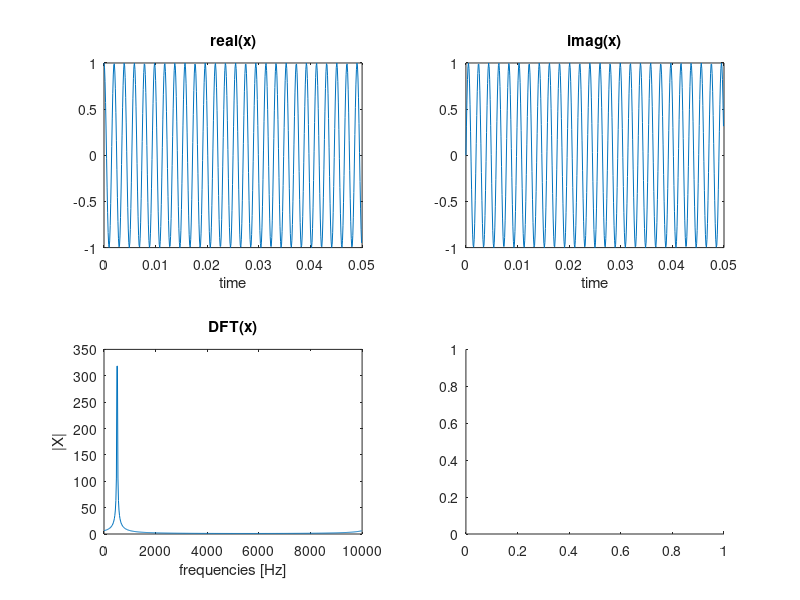

Here is the MATLAB script that generated this plot: (Note: this script raises an error after producing the figure.)
clc
clear all 
close all



% WINDOWING

f = 510;                   %Sinusoid frequency
N = 500;                    %Sequence length
T = 1/10000;                  %Sampling period
% Fs/N*f = 0.039 
t = 0:T:(N-1)*T;          %Temporal axis


x = exp(j*2*pi*f*t);
X=fft(x);
figure,   % in normalized freq
subplot(2,2,1), plot(t,real(x)), title('real(x)'), xlabel('time')
subplot(222), plot(t, imag(x)), title('imag(x)'), xlabel('time')
subplot(223), plot([0:N-1]/(T*N),abs(X));  title('DFT(x)'), xlabel('frequencies [Hz]'), ylabel('|X|')
subplot(224), plot([0:N-1]/(T*N), phase(X));   title('DFT(x)'), xlabel('frequencies [Hz]'), ylabel('<X')



% window
w=window(@bartlett,50);
w=[w(1:50); zeros(N-50,1)]';
W = fft(w);
figure,   % in normalized freq
subplot(2,2,1), plot(t,real(w)), title('real(w)'), xlabel('time')
subplot(222), plot(t, imag(w)), title('imag(w)'), xlabel('time')
subplot(223), plot([0:N-1]/(T*N),abs(W));  title('DFT(W)'), xlabel('frequencies [Hz]'), ylabel('|W|')
subplot(224), plot([0:N-1]/(T*N), phase(W));   title('DFT(W)'), xlabel('frequencies [Hz]'), ylabel('<W')



%windowing
xw=x.*w;

Xw=fft(xw);
figure,   % in normalized freq
subplot(2,2,1), plot(t,real(xw)), title('real(xw)'), xlabel('time')
subplot(222), plot(t, imag(xw)), title('imag(xw)'), xlabel('time')
subplot(223), plot([0:N-1]/(T*N),abs(Xw));  title('DFT(xw)'), xlabel('frequencies [Hz]'), ylabel('|Xw|')
subplot(224), plot([0:N-1]/(T*N), phase(Xw));   title('DFT(xw)'), xlabel('frequencies [Hz]'), ylabel('<Xw')
